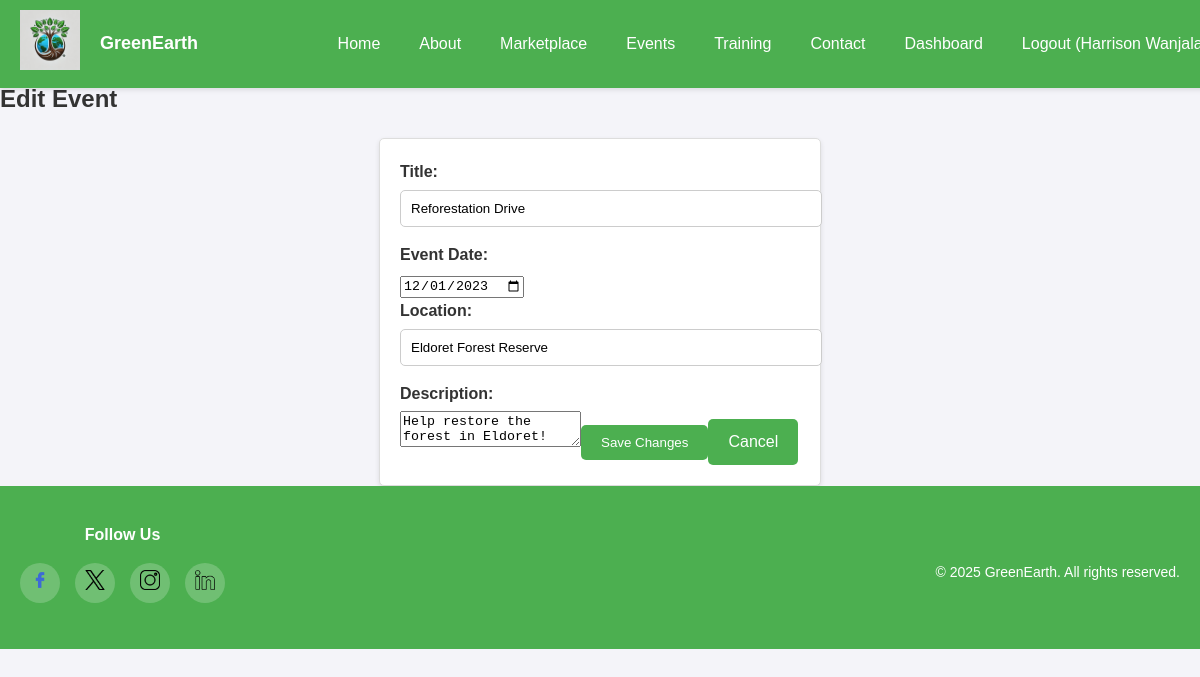
The app's page /edit_event.php?id=2 (signed in) with its own data.
### tables this page shows
CREATE TABLE `events` (
  `id` int(11) NOT NULL,
  `title` varchar(255) NOT NULL,
  `description` text DEFAULT NULL,
  `location` varchar(255) DEFAULT NULL,
  `event_date` date DEFAULT NULL,
  `created_at` timestamp NOT NULL DEFAULT current_timestamp()
);

### edit_event.php (the view, shortened to what this page needs)
<?php
include 'php/header.php';
include 'php/db.php';
$event_id = isset($_GET['id']) ? (int)$_GET['id'] : 0;
$sql = "SELECT * FROM events WHERE id = ?";
$stmt = $conn->prepare($sql);
$stmt->bind_param("i", $event_id);
$stmt->execute();
$result = $stmt->get_result();
if ($result->num_rows > 0) {
    $event = $result->fetch_assoc();
} else {
    echo '<p>Event not found.</p>';
    exit;
}
echo '<section class="edit-event">';
echo '<h2>Edit Event</h2>';
echo '<form method="POST">';
echo '<label for="title">Title:</label>';
echo '<input type="text" id="title" name="title" value="' . htmlspecialchars($event['title'] ?? '') . '" required>';
echo '<label for="event_date">Event Date:</label>';
echo '<input type="date" id="event_date" name="event_date" value="' . htmlspecialchars(date("Y-m-d", strtotime($event['event_date'] ?? ''))) . '" required>';
echo '<label for="location">Location:</label>';
echo '<input type="text" id="location" name="location" value="' . htmlspecialchars($event['location'] ?? '') . '" required>';
echo '<label for="description">Description:</label>';
echo '<textarea id="description" name="description" required>' . htmlspecialchars($event['description'] ?? '') . '</textarea>';
echo '<button type="submit" class="button">Save Changes</button>';
echo '<a href="admin.php" class="button">Cancel</a>';
echo '</form>';
echo '</section>';
include 'php/footer.php';

### css/styles.css (style rules this page uses)
body { margin-top: 80px; font-family: Arial, sans-serif; margin-left: 0; margin-right: 0; padding: 0; background-color: #f4f4f9; color: #333; line-height: 1.6; }
form { max-width: 400px; margin: 0 auto; padding: 20px; background-color: white; border: 1px solid #ddd; border-radius: 5px; box-shadow: 0 2px 5px rgba(0, 0, 0, 0.1); }
form label { display: block; margin-bottom: 5px; font-weight: bold; }
form input[type="text"], form input[type="email"], form input[type="password"] { width: 100%; padding: 10px; margin-bottom: 15px; border: 1px solid #ccc; border-radius: 5px; }
form button { background-color: #4CAF50; color: white; padding: 10px 20px; border: none; border-radius: 5px; cursor: pointer; transition: background-color 0.3s ease; }
.button { background-color: #4CAF50; color: white; padding: 10px 20px; border: none; border-radius: 5px; cursor: pointer; transition: background-color 0.3s ease; text-decoration: none; display: inline-block; }

### records on screen
events: title "Reforestation Drive", event_date "12/01/2023", location "Eldoret Forest Reserve", description "Help restore the forest in Eldoret!"

### other values on screen
$username "Harrison…"
